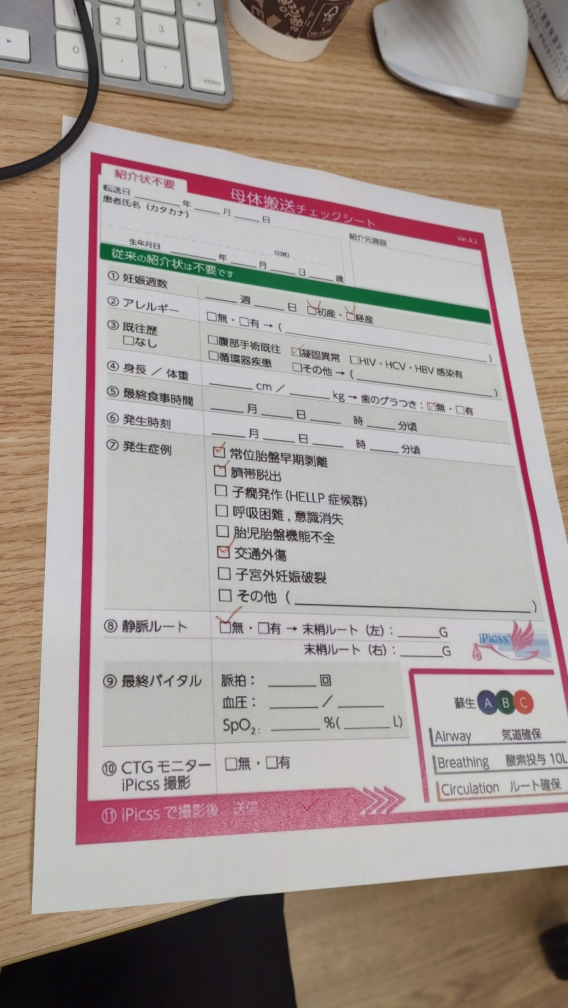
#> input picture samples/DSC_0458.JPG, 2272 x 4032 px (shown at 1/4 size)
$ jupyter execute --allow-errors checkmark_detection.ipynb
#> lines starting #> are read from the running program, lines starting #| are printed output that depends on the picture; after the words box and inside, x2 and y2 are one past the last pixel; in counts of white or black regions, pixels touching at a corner belong together
# ①ボックスのピクセル値の変化で判別する方法

[cell 1]
from typing import Final as const, Any
from dataclasses import dataclass
import numpy as np
import math
from PIL import Image

[cell 2]
#openCVによるチェックマークの認識テスト
import cv2
import matplotlib.patches as patches
import matplotlib.pyplot as plt
import japanize_matplotlib
from boxdetect.pipelines import get_checkboxes, get_boxes
from boxdetect import config

[cell 3]
#画像の取り込みとリサイズ
file_name: str = "../samples/DSC_0458.JPG" #認識するシートのファイル名
size_wh: tuple[int, int] = (748, 1058)

image = cv2.imread(file_name)
#> image is the input picture: shape (4032, 2272, 3); mean B, G, R 147, 153, 165.6
image = cv2.resize(image, size_wh)
#> image: shape (1058, 748, 3)

[cell 4]
def plot_image(img: Any, plt_size: tuple[int, int] = (5, 5), title: str = None) -> None:
    """
    画像を表示する
    """
    fig, ax = plt.subplots(figsize=plt_size)
    ax.set_title(title)
    ax.imshow(img)
    plt.show()

# [11 lines left out: function plot_img_flex, not called in this run]

[cell 5]
#オリジナル画像の表示
plot_image(image)

## 台形補正

紙面の輪郭抽出　→ 4角の座標を検知→台形補正

[cell 6]
#検出した輪郭のうち、面積が最大のものを取得する関数
def get_max_contour(contours: list[Any]):
    max_area = 0
    max_contour = None
    for contour in contours:
        area = cv2.contourArea(contour)
        if max_area < area:
            max_area = area
            max_contour = contour
    return max_contour


def get_contour_points(contour: list[Any]):
    #print(contour)
    #輪郭の座標を取得
    points = contour.reshape(-1, 2)
    points = sorted(points, key=lambda x: x[0])
    left = sorted(points[:2], key=lambda x: x[1])
    right = sorted(points[2:], key=lambda x: x[1])
    sorted_points = [left[0], right[0], right[1], left[1]]

    return sorted_points


#紙面の領域を認識する関数を作成
def detect_paper(image: list[Any]):

    #一度オリジナルに戻し、グレースケール化→ガウシアンフィルターでノイズ除去し2値化
    image = image.copy()
    image = cv2.cvtColor(image, cv2.COLOR_BGR2GRAY)
    #image = cv2.bitwise_not(image)
    image = cv2.GaussianBlur(image, (5, 5), 0)

    #２値化処理
    #_, bin_image = cv2.threshold(image, 0, 255, cv2.THRESH_BINARY_INV + cv2.THRESH_OTSU) #閾値の自動調整版
    #_, bin_image = cv2.threshold(image, 150, 255, cv2.THRESH_BINARY) #固定閾値版
    bin_image = cv2.adaptiveThreshold(image, 255, cv2.ADAPTIVE_THRESH_MEAN_C, cv2.THRESH_BINARY, 13, 2) #適応的閾値版

    # クロージングのためのカーネルを定義
    kernel_size = 3
    kernel = np.ones((kernel_size, kernel_size), np.uint8)

    # クロージング操作を適用
    bin_image = cv2.morphologyEx(bin_image, cv2.MORPH_CLOSE, kernel)


    plot_image(bin_image, title="２値化処理画像")


    # 輪郭検出
    contours, hierarchy = cv2.findContours(bin_image, cv2.RETR_TREE,cv2.CHAIN_APPROX_NONE)
    #プロット用に色を元に戻す
    image = cv2.cvtColor(image, cv2.COLOR_GRAY2BGR)

    for contour in contours:
        #輪郭を描画
        cv2.drawContours(image, [contour], -1, (0, 0, 0), 6)
    plot_image(image, title="輪郭を描画")


    #面積が最大の輪郭をシートとして取得
    max_contour = get_max_contour(contours)
    #シートの輪郭を描画
    cv2.drawContours(image, [max_contour], -1, (0, 0, 255), 5)


    #長方形に近似
    epsilon = 0.1 * cv2.arcLength(max_contour, True)
    approx = cv2.approxPolyDP(max_contour, epsilon, True)
    #近似後の輪郭を描画
    cv2.drawContours(image, [approx], -1, (0, 255, 0), 5)
    plot_image(image, title="近似後の輪郭を描画")

    #長方形の頂点を取得
    points = get_contour_points(approx)
    #長方形の頂点を描画
    for point in points:
        cv2.circle(image, tuple(point), 20, (255, 0, 0), -1)

    plot_image(image, title="長方形の頂点を描画")
    return points


def create_mask_img(image: list[Any]):
    gray = cv2.cvtColor(image, cv2.COLOR_BGR2GRAY)
    gray = cv2.GaussianBlur(gray, (5, 5), 0)

    bin_image = cv2.adaptiveThreshold(gray, 255, cv2.ADAPTIVE_THRESH_MEAN_C, cv2.THRESH_BINARY, 13, 2)
    contours, _ = cv2.findContours(bin_image, cv2.RETR_EXTERNAL, cv2.CHAIN_APPROX_SIMPLE)

    # 5. マスク画像を作成
    mask = np.zeros_like(bin_image)
    cv2.drawContours(mask, contours, -1, (255), thickness=cv2.FILLED)

    # 6. 元の画像とマスクを使用して図形を切り出す
    result = cv2.bitwise_and(bin_image, bin_image, mask=mask)
    plot_image(result, title="マスク画像を作成")

    return result


def get_harris_corners(image: list[Any]):
    #ハリスのコーナー検出
    gray = cv2.cvtColor(image, cv2.COLOR_BGR2GRAY)
    gray = np.float32(gray)
    img_dst = np.copy(gray)
    dst = cv2.cornerHarris(gray, 2, 3, 0.04, img_dst)
    dst = cv2.dilate(dst,None,iterations = 3) # ドットを膨張(Dilation)させて見やすくする処理

    # 結果を拡張して、閾値でコーナーを選択
    image[dst > 0.01 * dst.max()] = [0, 255, 0]
    plot_image(image, title="ハリスのコーナー検出")


#指定座標の台形補正を行う関数
# [43 lines left out: function perspective_correction, not called in this run]

[cell 7]
get_harris_corners(image.copy())
#> in get_harris_corners, `dst = cv2.dilate(dst,None,iterations = 3)`:
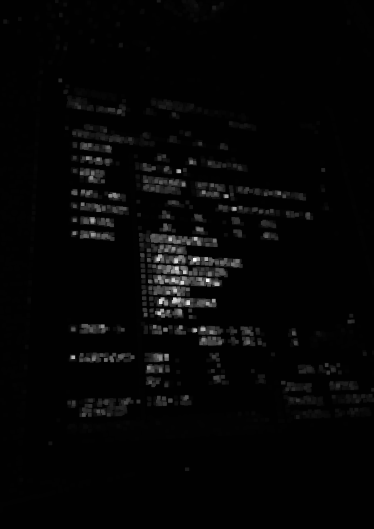
#> dst: shape (1058, 748) float32 (shown at 1/2 size); min -235296.2, max 30800164, mean 566617.7; drawn with min black and max white
#> in get_harris_corners, `image[dst > 0.01 * dst.max()] = [0, 255, 0]`:
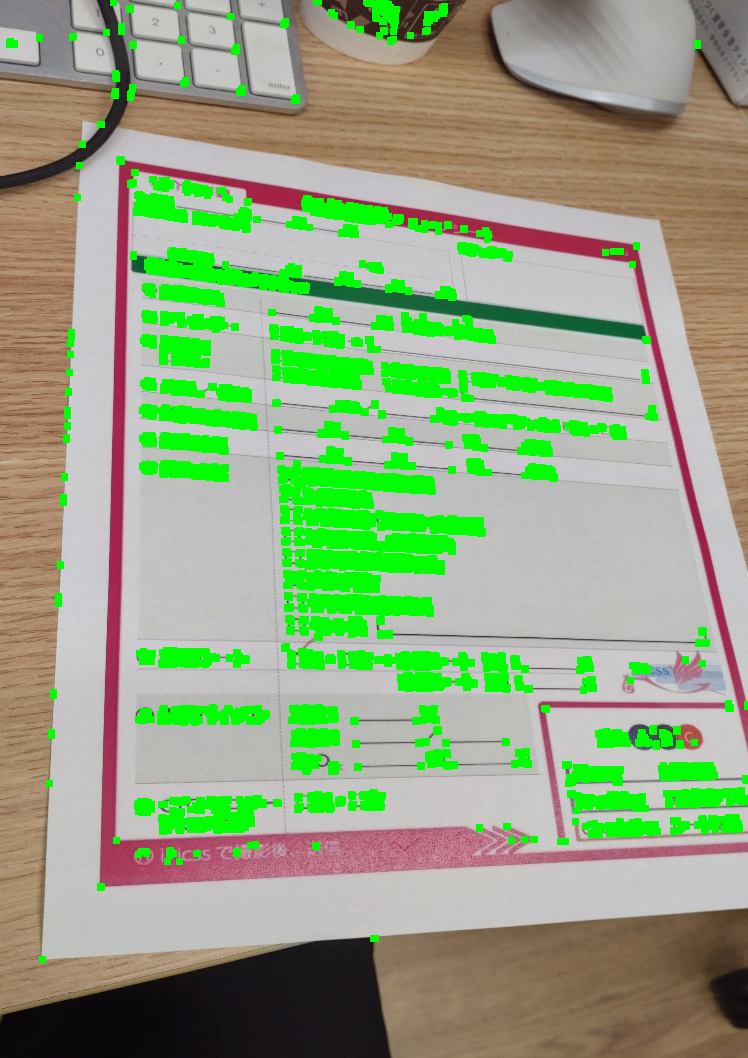
#> image: shape (1058, 748, 3); mean of channels 0, 1, 2 128.1, 164.9, 146.3; drawn as B, G, R
i = create_mask_img(image.copy())
#> in create_mask_img, `bin_image = cv2.adaptiveThreshold(gray, 255, cv2.ADAPTIVE_THRESH_MEAN_..`:
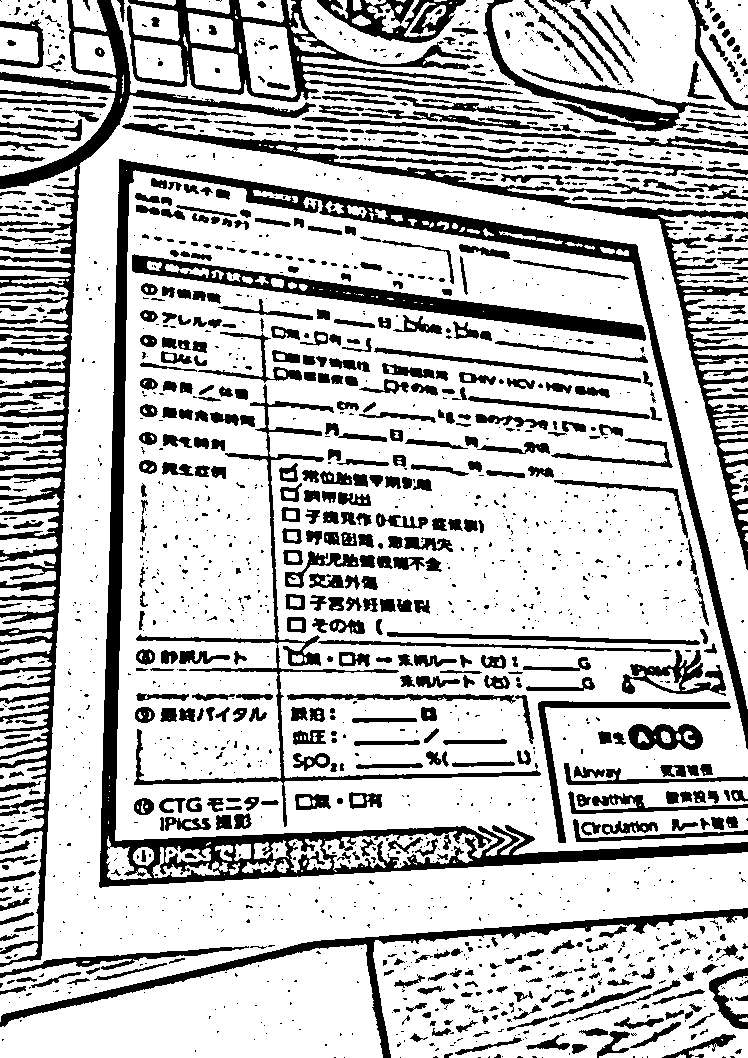
#> bin_image: shape (1058, 748); 74.7% white; 1864 black regions (1208 under 20 px)
#> in create_mask_img, `contours, _ = cv2.findContours(bin_image, cv2.RETR_EXTERNAL, cv2.CHAIN..`: contours = 184 contours, 75 with area under 20; largest, box (x1, y1, x2, y2) and area: (115, 170, 748, 872) 352144, (0, 0, 748, 1022) 179012, (373, 916, 748, 1058) 43620, (0, 944, 383, 1058) 28676, (0, 80, 115, 176) 5262

#> (the rest of this cell did not finish here and is left out)

#> in detect_paper, `contours, hierarchy = cv2.findContours(bin_image, cv2.RETR_TREE,cv2.CH..`: contours = 1302 contours, 277 with area under 20; largest, box (x1, y1, x2, y2) and area: (0, 0, 748, 1022) 555878, (373, 916, 748, 1058) 44192, (0, 944, 383, 1058) 28720, (0, 0, 117, 176) 10802, (131, 254, 647, 341) 8702
#> the loop in detect_paper, `for contour in contours:` made 1302 passes
#> contour on passes 2, 7: [[721, 1039], [722, 1040], [722, 1039]], [[586, 927]]
#> after the loop in detect_paper, `for contour in contours:`:
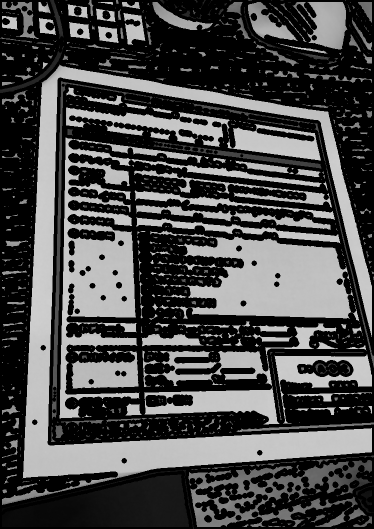
#> image: shape (1058, 748, 3) (shown at 1/2 size); min 0, max 209, mean 73.6
#> the loop in get_max_contour, `for contour in contours:` made 1302 passes
#> (area, max_area) on passes 3, 4, 6, 8, 347: (20.5, 20.5), (719, 719), (28719.5, 28719.5), (44191.5, 44191.5), (555877.5, 555877.5)
#> after the loop in get_max_contour, `for contour in contours:`: max_area = 555877.5; max_contour = contour of 16181 points, box (x1, y1, x2, y2) (0, 0, 748, 1022), area 555878
#> in detect_paper, `cv2.drawContours(image, [max_contour], -1, (0, 0, 255), 5)`:
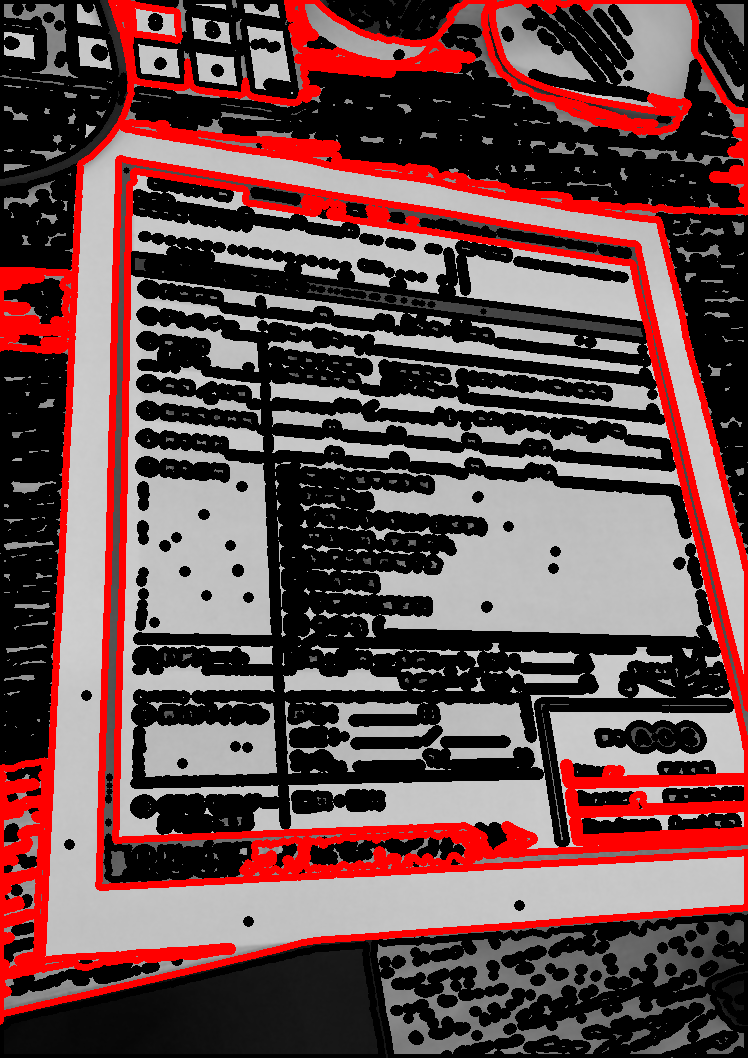
#> image: shape (1058, 748, 3); 12.86% of pixels changed, all inside (x1, y1, x2, y2) = (0, 0, 748, 1025)
#> in detect_paper, `epsilon = 0.1 * cv2.arcLength(max_contour, True)`: epsilon = 1729.7
#> in detect_paper, `approx = cv2.approxPolyDP(max_contour, epsilon, True)`: approx = [[111, 0]]
#> in get_contour_points, `right = sorted(points[2:], key=lambda x: x[1])`: right = []
print(f'Points : {points}')
#detect_edge(image)


image = perspective_correction(image, points)

[cell 8]
# [19 lines left out: function vertex_prediction, not called in this run]

## チェックボックスの認識

[cell 9]
#リサイズ
def resize(image: list[list[float]], width: float) -> list:
    """元の比率を保ったまま画像をリサイズする"""
    o_w, o_h = image.shape[1], image.shape[0]
    aspect_ratio = o_w / o_h
    new_height = int(width / aspect_ratio)
    return cv2.resize(image, (width, new_height))

image = resize(image, 700) #画像をリサイズ
#checkboxの検出パラメータ設定
#> (the rest of this cell did not finish here and is left out)

[cell 10]
#検出処理
imgae = cv2.GaussianBlur(image, (5, 5), 0)

#> (the rest of this cell did not finish here and is left out)

$ run again, with samples/DSC_0454.JPG copied over samples/DSC_0458.JPG
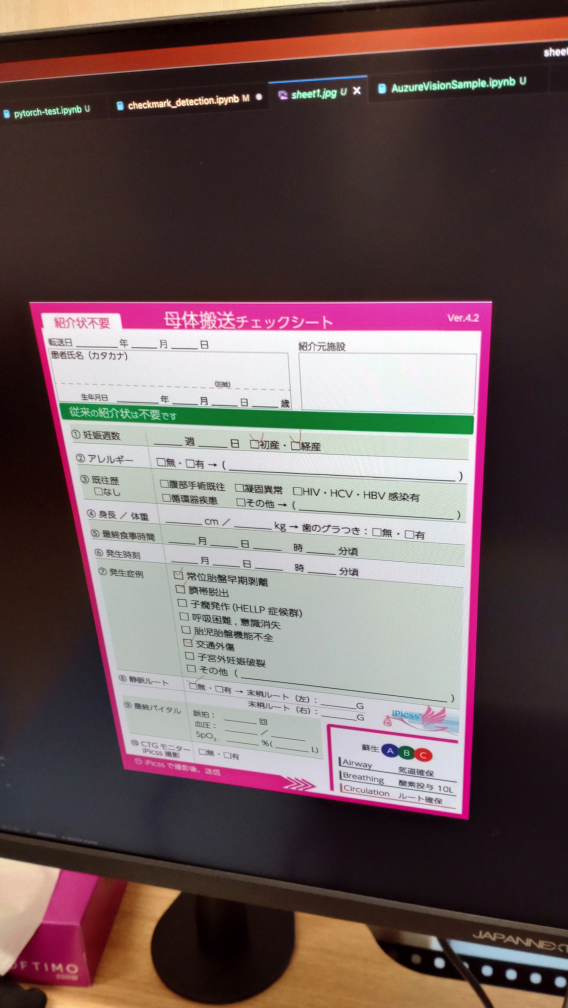
#> input picture samples/DSC_0454.JPG, 2272 x 4032 px (shown at 1/4 size)
#> image is the input picture: shape (4032, 2272, 3); mean B, G, R 91.7, 91.5, 109.7
#> in create_mask_img, `contours, _ = cv2.findContours(bin_image, cv2.RETR_EXTERNAL, cv2.CHAIN..`: contours = 51 contours, 19 with area under 20; largest, box (x1, y1, x2, y2) and area: (0, 52, 748, 969) 628403, (22, 924, 639, 1058) 26901, (0, 892, 620, 1030) 17736, (0, 18, 748, 88) 13309, (206, 942, 381, 1049) 13284
#> mask: shape (1058, 748); 93.4% white; 123 black regions (100 under 20 px), largest, box (x1, y1, x2, y2) and area: (0, 881, 748, 1058) 24752, (0, 43, 748, 100) 5855, (0, 9, 748, 66) 5683
#> in detect_paper, `contours, hierarchy = cv2.findContours(bin_image, cv2.RETR_TREE,cv2.CH..`: contours = 826 contours, 227 with area under 20; largest, box (x1, y1, x2, y2) and area: (0, 52, 748, 969) 629046, (31, 305, 657, 868) 290373, (37, 315, 649, 861) 271886, (0, 924, 639, 1058) 28038, (0, 886, 620, 1030) 18880
#> the loop in detect_paper, `for contour in contours:` made 826 passes
#> contour on pass 9: [[625, 1013], [625, 1014], [626, 1015], [626, 1014]]
#> the loop in get_max_contour, `for contour in contours:` made 826 passes
#> (area, max_area) on passes 2, 11, 13, 25, 27, 35, 142: (136.5, 136.5), (383, 383), (1767, 1767), (1865, 1865), (13815.5, 13815.5), (28038.5, 28038.5), (629045.5, 629045.5)
#> after the loop in get_max_contour, `for contour in contours:`: max_area = 629045.5; max_contour = contour of 3523 points, box (x1, y1, x2, y2) (0, 52, 748, 969), area 629046
#> epsilon = 366.7
#> approx = [[747, 65], [0, 98], [0, 869], [747, 968]]
#> in get_contour_points, `points = sorted(points, key=lambda x: x[0])`: points = [[0, 98], [0, 869], [747, 65], [747, 968]]
#> left = [[0, 98], [0, 869]]
#> right = [[747, 65], [747, 968]]
#> sorted_points = [[0, 98], [747, 65], [747, 968], [0, 869]]
#> the loop in detect_paper, `for point in points:` made 4 passes
#> after the loop in detect_paper, `for point in points:`:
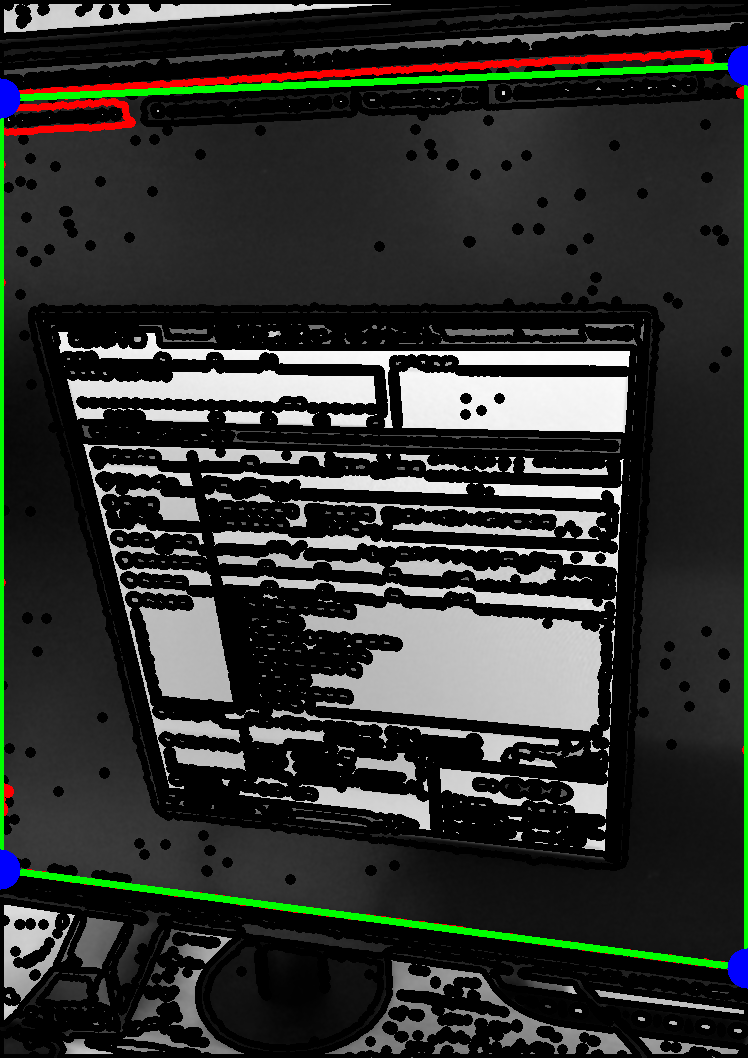
#> image: shape (1058, 748, 3); mean B, G, R 46.5, 51, 48
#| Points : [array([ 0, 98], dtype=int32), array([747,  65], dtype=int32), array([747, 968], dtype=int32), array([  0, 869], dtype=int32)]
#> p1 = [0, 98]
#> p2 = [747, 65]
#> p3 = [747, 968]
#> p4 = [0, 869]
#> in perspective_correction, `o_width = np.linalg.norm(p2 - p1)`: o_width = 747.7
#> in perspective_correction, `o_width = math.floor(o_width * w_ratio)`: o_width = 747
#> o_height = 771
#> src = [[0, 98], [747, 65], [0, 869], [747, 968]]
#> in perspective_correction, `dst = np.float32([[0, 0],[o_width, 0],[0, o_height],[o_width, o_height..`: dst = [[0, 0], [747, 0], [0, 771], [747, 771]]
#> M = [[1.17, 0, 0], [0.0442, 1, -98], [0.000229, 0, 1]]
#> in perspective_correction, `output = cv2.warpPerspective(image, M,(o_width, o_height))`:
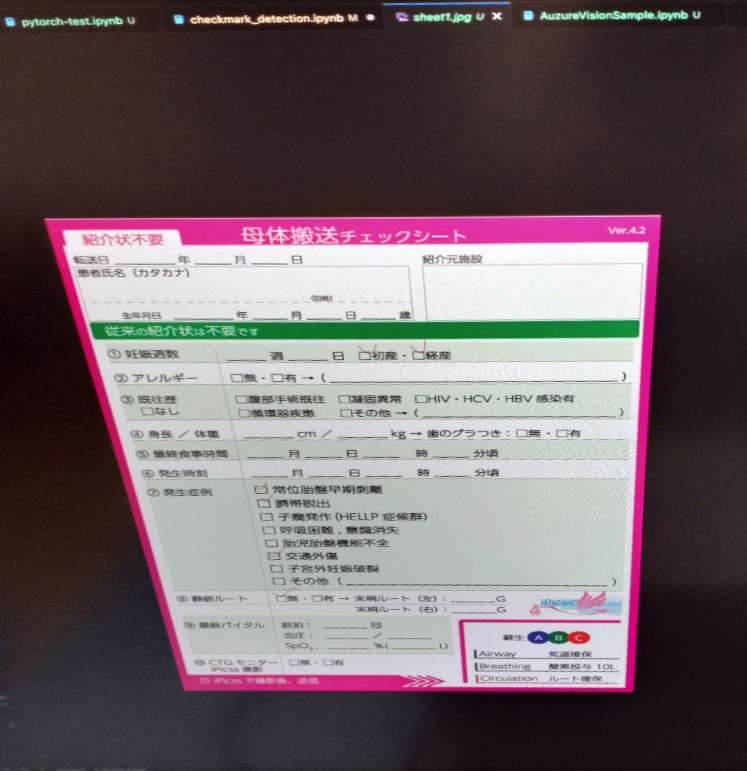
#> output: shape (771, 747, 3); mean B, G, R 102.5, 98.4, 111
